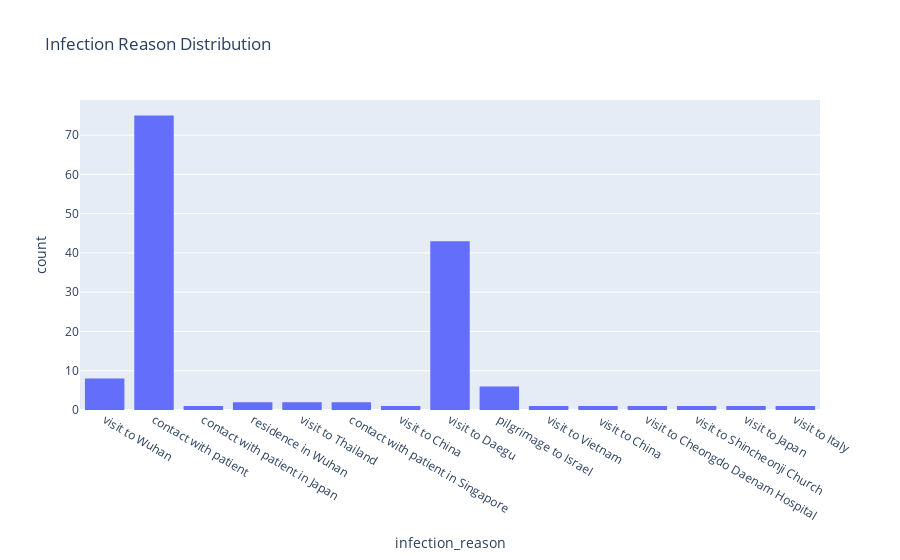

Notebook code cell kept with this figure:
### Code cell
fig = px.histogram(patient_df, x="infection_reason", title='Infection Reason Distribution')
fig.show()

### Figure 1 — Plotly figure (JSON) as saved in the notebook; plotly's stock layout.template omitted (floating-point values rounded to 4 significant figures; data arrays with more than 128 entries replaced by an {"elided": "..."} marker saying what was removed)
{"data": [{"alignmentgroup": "True", "bingroup": "x", "hoverlabel": {"namelength": 0}, "hovertemplate": "infection_reason=%{x}<br>count=%{y}", "legendgroup": "", "marker": {"color": "#636efa"}, "name": "", "offsetgroup": "", "orientation": "v", "showlegend": false, "type": "histogram", "x": {"elided": "5766 str values"}, "xaxis": "x", "yaxis": "y"}], "layout": {"barmode": "relative", "legend": {"tracegroupgap": 0}, "title": {"text": "Infection Reason Distribution"}, "xaxis": {"anchor": "y", "domain": [0, 1], "title": {"text": "infection_reason"}}, "yaxis": {"anchor": "x", "domain": [0, 1], "title": {"text": "count"}}}}
